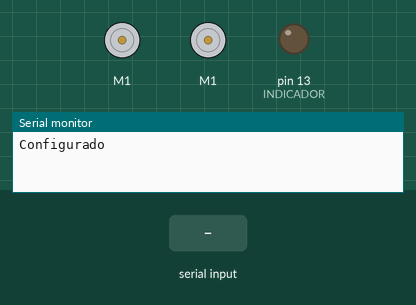
Recording of a sketch running on a simulated Arduino Uno, built with avr-gcc and run on an emulated ATmega328P. Parts: 2 × DC motor (green arrow = forward, orange = backward, longer = faster), output pins drawn as LEDs (lit = HIGH), the last lines printed to the serial monitor. The test bench sets the inputs (shaded band).

Above: at 1.2 s.
1.3 s: "VAL1: \n" received over the second serial link
At 2.5 s:
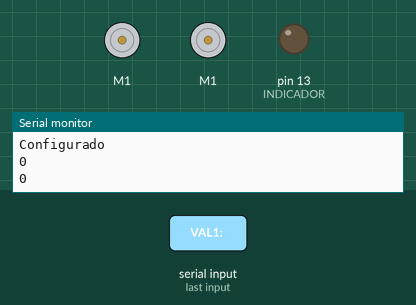
2.8 s: "90,45,200\n" received over the second serial link
At 3.7 s:
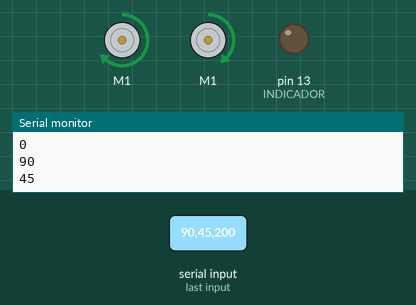
4.3 s: "30,150,10\n" received over the second serial link
At 4.9 s:
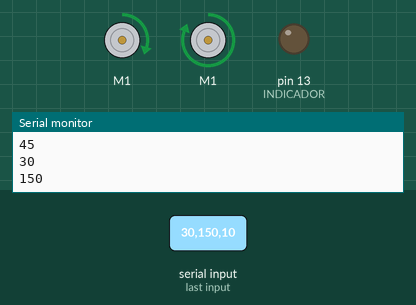
5.8 s: "5\n" received over the second serial link
At 7.0 s:
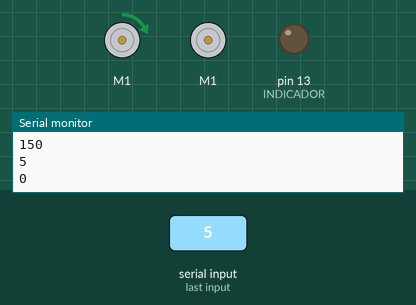
7.3 s: "200\n" received over the second serial link
At 8.2 s:
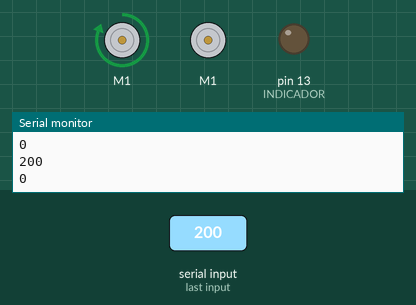
8.8 s: "1,90\n" received over the second serial link
At 9.5 s:
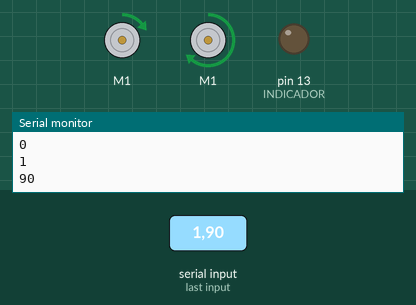
Timing chart, 0 to 11.3 s (numbered marks = the images above; inputs shaded):
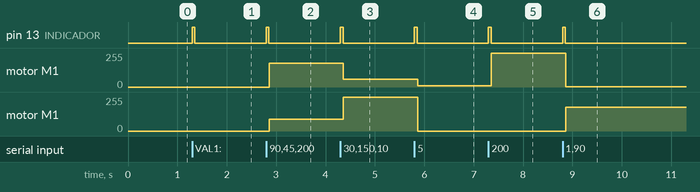

The sketch:

ARDUINO-PRUEBA6.ino
```cpp
// TAMAÑO DE PALABRA ENTRANTE
#define NUM 10   //tamaño de la fraze + 1 = NUM
                // ejemplo:
                // Hola  --> en realidad seria: Hola\n
                //  4                             5
#define BAUDIOS 9600
// LIBRERIA DRIVER
#include <SabertoothSimplified.h>

// TERMINAL VIRTUAL TX EN PIN 3
#include <SoftwareSerial.h>
SoftwareSerial SWSerial_1(NOT_A_PIN, 3);   // TX ES  PIN 3
SabertoothSimplified ST1(SWSerial_1);

// TERMINAL ORIGINAL TX EN 11
SoftwareSerial SWSerial_2(NOT_A_PIN, 11);  // TX ES  PIN 11
SabertoothSimplified ST2(SWSerial_2);

// TERMINAL RECEPTOR DE DATOS DE TIVA C
SoftwareSerial portOne(10, NOT_A_PIN);     // RX 10

// VARIABLES GLOBALES
// int power=0;
char incomingChar="";
char palabra[NUM]="";
int i,J1;


int probe=0;
int probe2=0;

char delimitador[] = ",";
char *token;
int VAL1=0;
int VAL2=0;
int ACT=1;
int IN1=0;
int IN2=0;
int KEY = 1;

void RECEPCION(int *IN1,int *IN2);

void setup()
{
  Serial.begin(BAUDIOS);             //  CONSOLA
  pinMode(LED_BUILTIN, OUTPUT);   // INDICADOR
  SWSerial_1.begin(BAUDIOS);         //  MOTOR 1
  SWSerial_2.begin(BAUDIOS);         //  MOTOR 2
  portOne.begin(BAUDIOS);            //  RECEPCION TIVA
  //delay(3000);
  Serial.println("Configurado");
}


void loop()
{

    RECEPCION();


}

void RECEPCION(){


        if (portOne.available() > 0) {

              while (portOne.available() > 0) { // La redundancia evita error en recepcion
                digitalWrite(LED_BUILTIN, HIGH);
                      for (i=0;i<=NUM;i++){
                      incomingChar = portOne.read();
                        if (i<(NUM-1)){
                        palabra[i]=incomingChar;}
                      delay(5);   // retraso necesario...
                      }
                  }
              digitalWrite(LED_BUILTIN, LOW);
             // Serial.print("RECIBI: ");
            // Serial.println(palabra);

                // ASCII to INT

          token = strtok(palabra,delimitador);
          IN1=atoi(token);

          token = strtok(NULL, delimitador);
          IN2=atoi(token);

          ST1.motor(1, IN1);
          ST2.motor(1, IN2);

Serial.println(IN1);
Serial.println(IN2);

      }

}

void PRINTF (int VAL1, int VAL2){

    //Serial.print("VAL1: ");
    Serial.println(VAL1);
    //Serial.print("VAL2: ");
    //Serial.println(VAL2);

    //Serial.println("=======================");

    //delay(20);

}
```

Measured:
- after the input at 1.3 s, pin 13 (INDICADOR): LOW → HIGH at once, → LOW 0.06 s later
- after the input at 2.8 s, pin 13 (INDICADOR): LOW → HIGH at once, → LOW 0.06 s later; motor M1: stopped → forward 180/255 after 0.06 s; motor M1: stopped → forward 90/255 after 0.06 s
- after the input at 4.3 s, pin 13 (INDICADOR): LOW → HIGH at once, → LOW 0.06 s later; motor M1: forward 180/255 → forward 60/255 after 0.06 s; motor M1: forward 90/255 → forward 255/255 after 0.06 s
- after the input at 5.8 s, pin 13 (INDICADOR): LOW → HIGH at once, → LOW 0.06 s later; motor M1: forward 60/255 → forward 10/255 after 0.06 s; motor M1: forward 255/255 → stopped after 0.06 s
- after the input at 7.3 s, pin 13 (INDICADOR): LOW → HIGH at once, → LOW 0.06 s later; motor M1: forward 10/255 → forward 255/255 after 0.06 s
- after the input at 8.8 s, pin 13 (INDICADOR): LOW → HIGH at once, → LOW 0.06 s later; motor M1: forward 255/255 → forward 2/255 after 0.06 s; motor M1: stopped → forward 180/255 after 0.06 s
